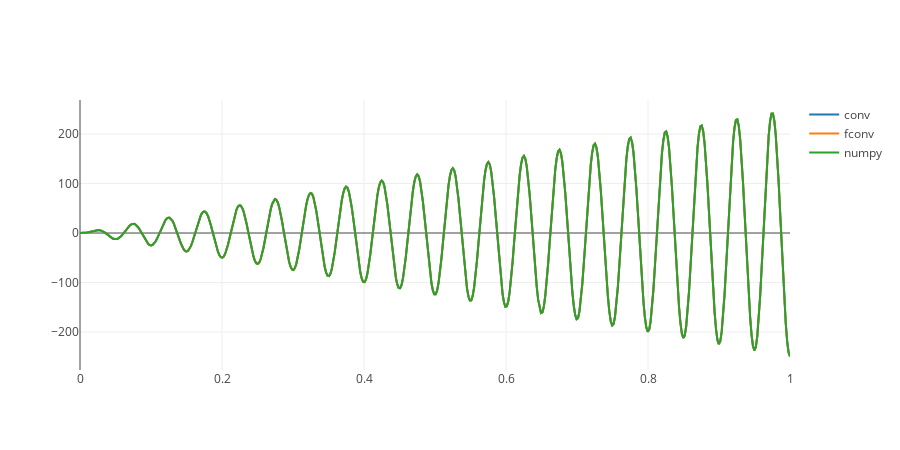

This figure's notebook cell:
### Code cell
N = 500
T = 1.0 # s
f1 = 20 # Hz
f2 = 20 # Hz
w1 = 2 * np.pi * f1
w2 = 2 * np.pi * f2

t = np.linspace(0, T, N)
s1 = np.sin(w1 * t / T)
s2 = np.sin(w2 * t / T)

conv = convolve(s1, s2)
fconv = fconvolve(s1, s2)
npconv = np.convolve(s1, s2)

print_mse(conv, fconv, 'conv/fconv')
print_mse(conv, npconv, 'conv/npconv')
print_mse(fconv, npconv, 'fconv/npconv')

tr_conv = go.Scatter(
    x = t,
    y = conv,
    name='conv'
)

tr_fconv = go.Scatter(
    x = t,
    y = fconv.real,
    name='fconv'
)

tr_npconv = go.Scatter(
    x = t,
    y = npconv.real,
    name='numpy'
)

fig = py.tools.make_subplots(rows = 1, cols = 1)

fig['layout'].update(height=450, width=900)

fig.append_trace(tr_conv, 1, 1)
fig.append_trace(tr_fconv, 1, 1)
fig.append_trace(tr_npconv, 1, 1)

py.offline.iplot(fig)

### Figure 1 — Plotly figure (JSON) as saved in the notebook; plotly's stock layout.template omitted (floating-point values rounded to 4 significant figures; data arrays with more than 128 entries replaced by an {"elided": "..."} marker saying what was removed)
{"data": [{"name": "conv", "type": "scatter", "x": {"elided": "500 float values"}, "xaxis": "x1", "y": {"elided": "999 float values"}, "yaxis": "y1"}, {"name": "fconv", "type": "scatter", "x": {"elided": "500 float values"}, "xaxis": "x1", "y": {"elided": "999 float values"}, "yaxis": "y1"}, {"name": "numpy", "type": "scatter", "x": {"elided": "500 float values"}, "xaxis": "x1", "y": {"elided": "999 float values"}, "yaxis": "y1"}], "layout": {"height": 450, "width": 900, "xaxis1": {"anchor": "y1", "domain": [0, 1]}, "yaxis1": {"anchor": "x1", "domain": [0, 1]}}}
